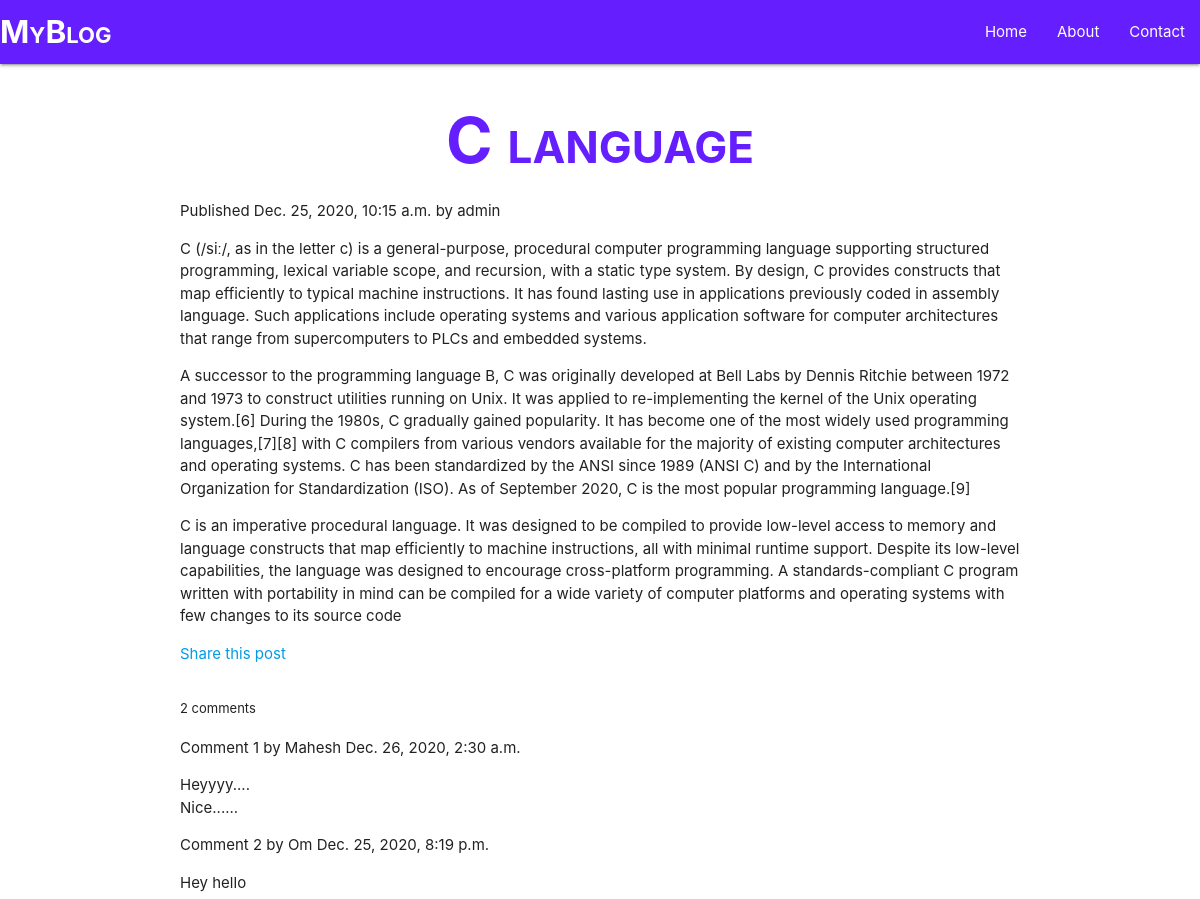
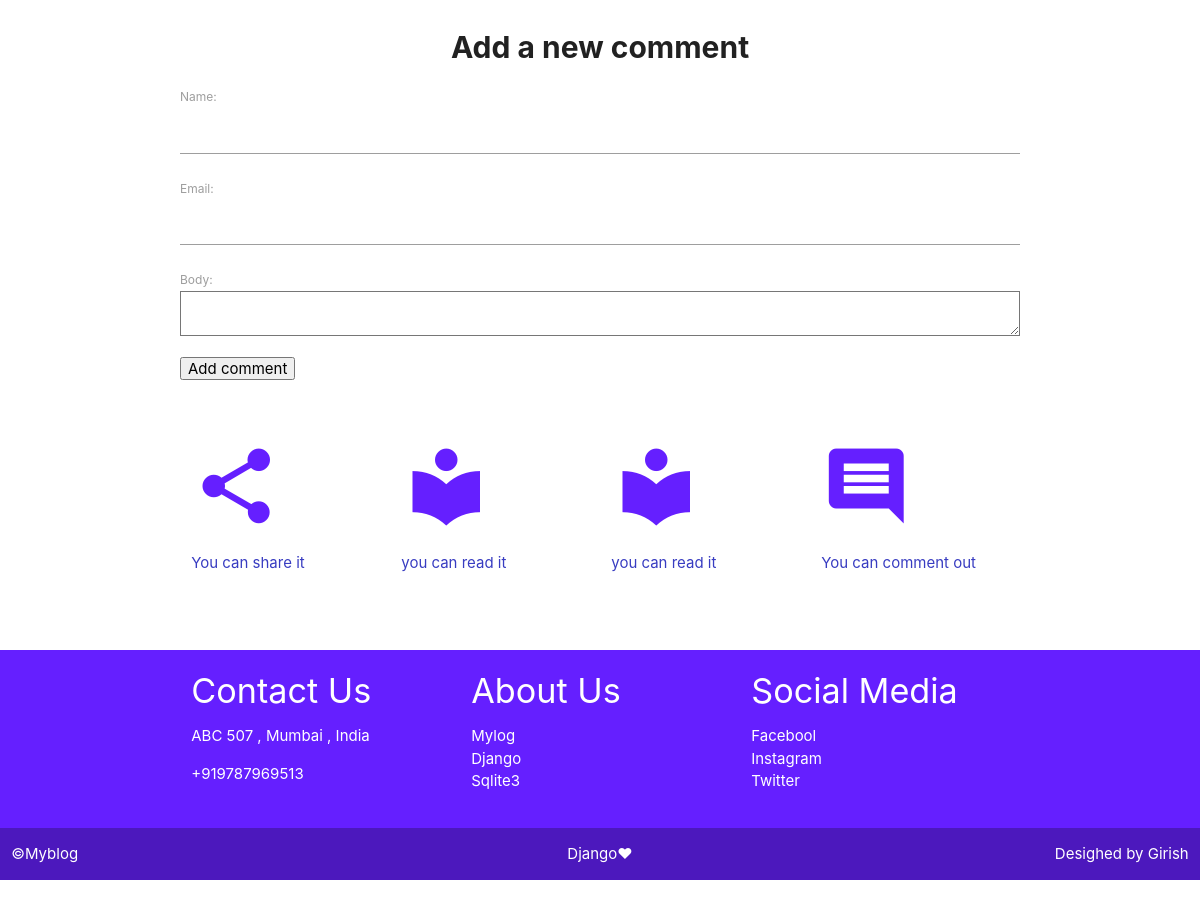
The page /blog/2020/12/25/c-language/ on the database its author committed (2 pictures, top to bottom).
### blog/models.py (models this page shows, shortened)
class Post(models.Model):
    STATUS_CHOICES = (
            ('draft' , 'Draft'),
            ('published' , 'Published'),
    )
    title = models.CharField(max_length=250)
    slug = models.SlugField(max_length=250,unique_for_date='publish')
    author = models.ForeignKey(User , on_delete=models.CASCADE , related_name='blog_post')
    body = models.TextField()
    publish = models.DateTimeField(default=timezone.now)
    created = models.DateTimeField(auto_now_add=True)
    updated = models.DateTimeField(auto_now_add=True)
    status = models.CharField(max_length=10 , choices=STATUS_CHOICES , default='draft')
    objects = models.Manager()
    published = PublishedManager()
    class Meta:
        ordering = ('-publish',)

class Comment(models.Model):
    post = models.ForeignKey(Post,on_delete=models.CASCADE,related_name='comments')
    name = models.CharField(max_length=80)
    email = models.EmailField()
    body = models.TextField()
    created = models.DateTimeField(auto_now_add=True)
    updated = models.DateTimeField(auto_now=True)
    active = models.BooleanField(default=True)
    class Meta:
        ordering = ('-created',)

### blog/views.py (the view)
# urls.py: path('<int:year>/<int:month>/<int:day>/<slug:post>/',views.post_detail,name='post_detail'),
def post_detail(request, year, month, day, post):
    post = get_object_or_404(Post, slug=post, status='published',
                             publish__year=year, publish__month=month, publish__day=day)
    comments = post.comments.filter(active=True)
    new_comment = None
    if request.method == 'POST':
        comment_form = CommentForm(data=request.POST)
        if comment_form.is_valid():
            new_comment = comment_form.save(commit=False)
            new_comment.post = post
            new_comment.save()
    else:
        comment_form = CommentForm()
    return render(request, 'blog/post/detail.html', {'post': post , 'comments' : comments , 'new_comments' : new_comment , 'comment_form' : comment_form} )

### blog/forms.py
class CommentForm(forms.ModelForm):
    class Meta:
        model = Comment
        fields = ('name' , 'email' , 'body')

### blog/templates/blog/post/detail.html (shortened to what this page needs)
{% extends "blog/base.html" %}
{% block content %}
<div class = 'container '>
        <h1 class  = 'blogTitle center-align'>{{ post.title }}</h1>
        <p class="date">
        Published {{ post.publish }} by {{ post.author }}
        </p>
        {{ post.body|linebreaks }}
        <p>
        <a href="{% url "blog:post_share" post.id %} " class  = 'center-align'>Share this post </a>
        </p>
        <section class = 'preComment'>
                {% with comments.count as total_comments %}
                <h2 class = 'countComment'>
                {{ total_comments }} comment{{ total_comments|pluralize }}
                </h2>
                {% endwith %}
                    {% for comment in comments %}
                    <div class="comment">
                    <p class="info">
                    Comment {{ forloop.counter }} by {{ comment.name }}
                    {{ comment.created }}
                    </p>
                    {{ comment.body|linebreaks }}
                    </div>
                    {% empty %}
                    <p>There are no comments yet.</p>
                    {% endfor %}
        </section>
        <section>
                    {% if new_comment %}
                    <h2>Your comment has been added.</h2>
                    {% else %}
                    <h2 class  = 'addComment center-align'>Add a new comment</h2>
                    <form action="." method="post">
                    {{ comment_form.as_p }}
                    <p><input type="submit" value="Add comment"></p>
                    </form>
                    {% endif %}
        </section>
</div>
{% endblock %}

### blog/static/css/style.css (style rules this page uses)
.addComment { font-weight: bold; font-size: 200%; }
.blogTitle { color: #651fff; font-weight: bold; font-variant: small-caps; }
.countComment { font-weight: normal; font-size: small; }

### rows shown on the page
Post: title "C language", publish "Dec. 25, 2020, 10:15 a.m.", author "admin", body "C (/siː/, as in the letter c) is a general-purpose, procedural computer programming language supporting structured programming, lexical variable scope, and recursion, with a static type system. By design, C provides constructs that map efficiently to typical machine instructions. It has found lasting use in applications previously coded in assembly language. Such applications include operating systems and various application software for computer architectures that range from supercomputers to PLCs and embedded systems. A successor to the programming language B, C was originally developed at Bell Labs by Dennis Ritchie between 1972 and 1973 to construct utilities running on Unix. It was…"
Comment: name "Mahesh", created "Dec. 26, 2020, 2:30 a.m.", body "Heyyyy.... Nice......"
Comment: name "Om", created "Dec. 25, 2020, 8:19 p.m.", body "Hey hello"

### other values the page prints
{{ total_comments }} "2"
